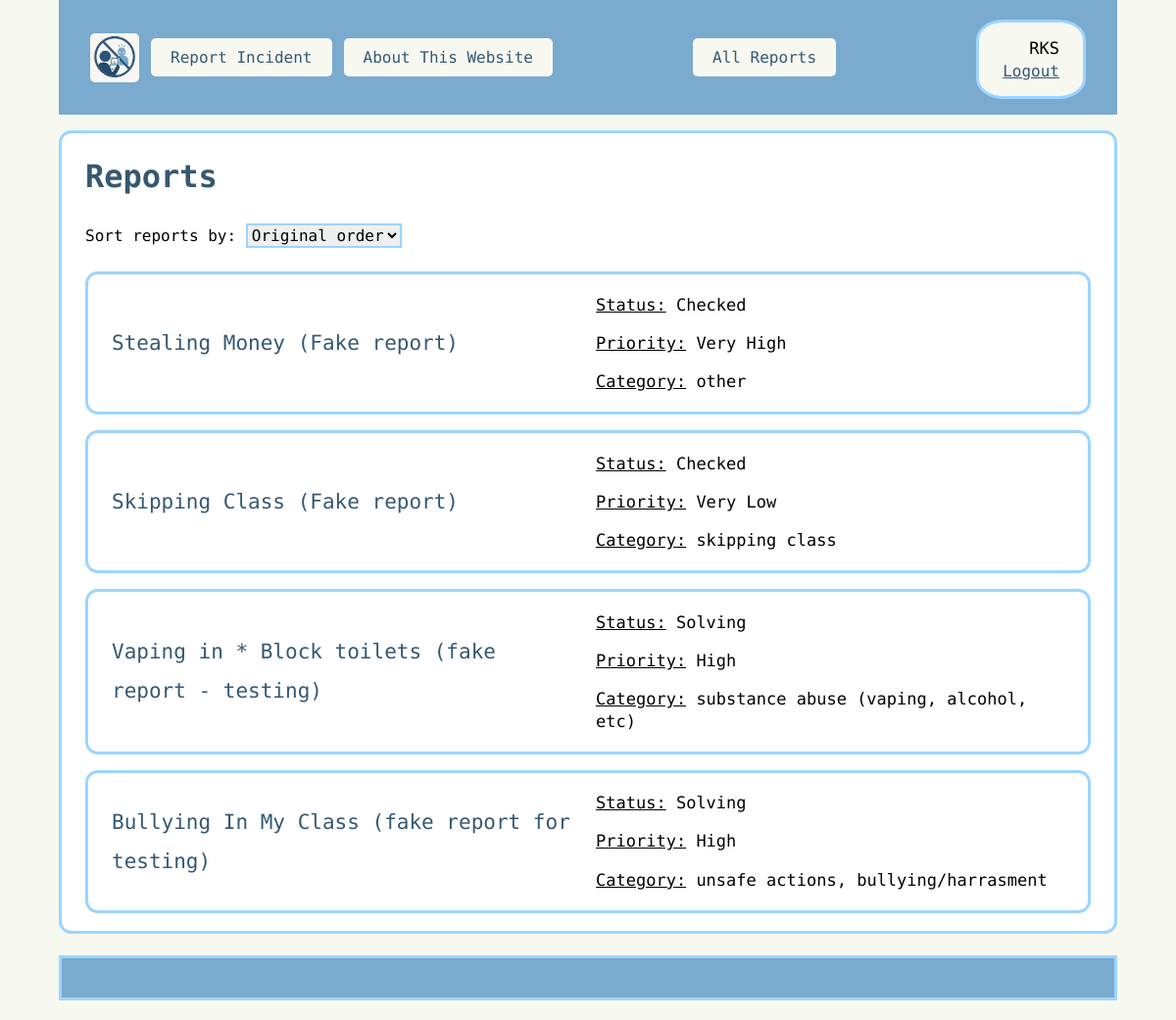
The app's page /view (signed in) with its own data.
### routes.py (models this page shows, shortened)
class User(UserMixin, db.Model):
    __tablename__ = "User"
    user_id = db.Column(db.Integer, primary_key=True)
    user_name = db.Column(db.String, nullable=False, unique=True)
    password = db.Column(db.String, nullable=False )
    teacher_code = db.Column(db.String, nullable=False, unique=True)
    admin = db.Column(db.Integer, nullable=False, default=0)

class Reports(db.Model):
    __tablename__ = "Reports"
    report_id = db.Column(db.Integer, primary_key=True)
    report_title = db.Column(db.String, nullable=False)
    report_detail = db.Column(db.String, nullable=False)
    report_time = db.Column(db.String, nullable=False)
    status_id = db.Column(db.Integer, db.ForeignKey("Status.status_id"), nullable=True)
    status = db.relationship("Status", backref="reports")
    priority_id = db.Column(db.Integer, db.ForeignKey("Priority.priority_id"), nullable=True)
    priority = db.relationship("Priority", backref="reports")
    types = db.relationship("Type", secondary=Report_Type, backref="reports")

class Status(db.Model):
    __tablename__ = "Status"
    status_id = db.Column(db.Integer, primary_key=True)
    status = db.Column(db.String, nullable=False)

class Priority(db.Model):
    __tablename__ = "Priority"
    priority_id = db.Column(db.Integer, primary_key=True)
    priority = db.Column(db.String, nullable=False)

class Type(db.Model):
    __tablename__ = "Type"
    type_id = db.Column(db.Integer, primary_key=True)
    type = db.Column(db.String, nullable=False)

### routes.py (the view)
@app.route("/view", methods=["GET"])
@login_required # only be accessed if the user is logged in
def view():
    sort = request.args.get("sort", "original") # check how the user wants to sort
    if sort == "status":
        reports = Reports.query.join(Status).order_by(Status.status_id.desc()).all()
    elif sort == "type":
        reports = Reports.query.join(Reports.types).order_by(Type.type.asc()).all()
    elif sort == "priority":
        reports = Reports.query.join(Priority).order_by(Priority.priority_id.desc()).all()
    else:
        reports = Reports.query.order_by(Reports.report_id.desc()).all()
    status = Status.query.all()
    types = Type.query.all()
    priority = Priority.query.all()
    return render_template(
        "view.html", reports=reports, status=status, types=types, sort=sort, priority=priority
    )

### routes.py (called while the page is built)
@login_manager.user_loader
def load_user(user_id): # look for user based on user_id
    return User.query.get(user_id)

### templates/view.html (shortened to what this page needs)
{% extends "layout.html" %}
{% block content %}
<div class="words">
    <div class="block">
        <h1>Reports</h1>
        <div class="sorting">
            <form method="get" action="/view" id="sortForm">
                <label for="sort">Sort reports by:</label>
                <select id="sort" name="sort" onchange="this.form.submit()">
                    <option value="original" {% if sort == 'original' %}selected{% endif %}>Original order</option>
                </select>
            </form>
        </div>
        {% for report in reports %}
            <div class="reports">
                <a href="http://127.0.0.1:5000/edit/{{ report.report_id }}" class="report_name">{{ report.report_title }}</a>
                <div class="right_info">
                    <p>
                    <u>Status:</u>
                    {% if report.status %}
                        {{ report.status.status }}
                    {% else %}
                        No status
                    {% endif %}
                    </p>
                    <p>
                    <u>Priority:</u>
                    {% if report.priority %}
                        {{ report.priority.priority }}
                    {% else %}
                        No priority set
                    {% endif %}
                    </p>
                    <p>
                    <u>Category:</u>
                    {% if report.types %}
                        {% for t in report.types %}
                            {{ t.type }}{% if not loop.last %}, {% endif %}
                        {% endfor %}
                    {% else %}
                        No type
                    {% endif %}
                    </p>
                </div>
            </div>
        {% endfor %}
    </div>
</div>
{% endblock %}

### templates/header.html (shortened to what this page needs)
<nav>
    <div class="nav-left">
        <a href="http://127.0.0.1:5000/" class="link"><img class="logo" src="/static/images/Logo.png" alt="Logo" ></a>
        <a href="http://127.0.0.1:5000/" class="h_link">Report Incident</a>
        <a href="http://127.0.0.1:5000/about" class="h_link">About This Website</a>
    </div>
    {% if current_user.is_authenticated %}
        <div class="nav-right">
            <a href="http://127.0.0.1:5000/view" class="h_link">All Reports</a>
        </div>
        <div class="user_info">
            <p>{{ current_user.teacher_code }}</p>
            <a href="{{ url_for('logout') }}" class="link" >Logout</a>
        </div>
    {% elif  not current_user.is_authenticated %}
        <a href="{{ url_for('login') }}" class="h_link">teacher login</a>
    {% endif %}
</nav>

### static/style.css (style rules this page uses)
html, body { font-family: "Victor Mono", monospace; margin-top: 0px; margin-bottom: 0px; }
h1 { color: #355872; }
a { color: #355872; }
p { font-size: 17px; }
.report_name { color: #355872; text-decoration: none; font-size: 21px; }
.words { display: grid; align-items: center; gap: 1rem; border: 3px solid #9CD5FF; background-color: white; border-radius: 0.8rem; margin-top: 1rem; margin-bottom: 1rem; padding: 0.15rem 1.5rem; overflow-wrap: break-word; line-height:2.5rem; }
.logo { width: auto; height: 50px; vertical-align: middle; border-radius: 5px; }
header nav { display: flex; align-items: center; justify-content: space-between; gap: 1rem; flex-wrap: wrap; }
.nav-right { display: flex; align-items: center; gap: 0.75rem; flex-wrap: wrap; }
.nav-left { display: flex; align-items: center; gap: 0.75rem; flex-wrap: wrap; }
.h_link { background-color: #F7F8F0; padding: 10px 20px; border-radius: 5px; text-decoration: none; color: #355872; }
.user_info { display: flex; flex-direction: column; align-items: flex-end; gap: 0.25rem; margin-top: 0.25rem; border: 3px solid #9CD5FF; padding: 1rem 1.5rem; background-color: #F7F8F0; border-radius: 25%; }
.user_info p { margin: 0; }
body { background-color: #F7F8F0; margin-left: 5%; margin-right: 5%; }
.reports { display: grid; grid-template-columns: 1fr 1fr; align-items: center; gap: 1rem; border: 3px solid #9CD5FF; background-color: white; border-radius: 0.8rem; margin-top: 1rem; margin-bottom: 1rem; padding: 0.15rem 1.5rem; overflow-wrap: break-word; }
.right_info { margin-right: 1rem; line-height: 1.4rem; min-width: 0; overflow-wrap: anywhere; }
.sorting { margin-bottom: 1rem; }
.sorting select { border: 2px solid #9CD5FF; font: inherit; }

### records on screen
User: teacher_code "RKS"
Reports: report_title "Stealing Money (Fake report)", status.status "Checked", priority.priority "Very High"
Type: type "other"
Reports: report_title "Skipping Class (Fake report)", status.status "Checked", priority.priority "Very Low"
Type: type "skipping class"
Reports: report_title "Vaping in * Block toilets (fake report - testing)", status.status "Solving", priority.priority "High"
Type: type "substance abuse (vaping, alcohol, etc)"
Reports: report_title "Bullying In My Class (fake report for testing)", status.status "Solving", priority.priority "High"
Type: type "unsafe actions"
Type: type "bullying/harrasment"
